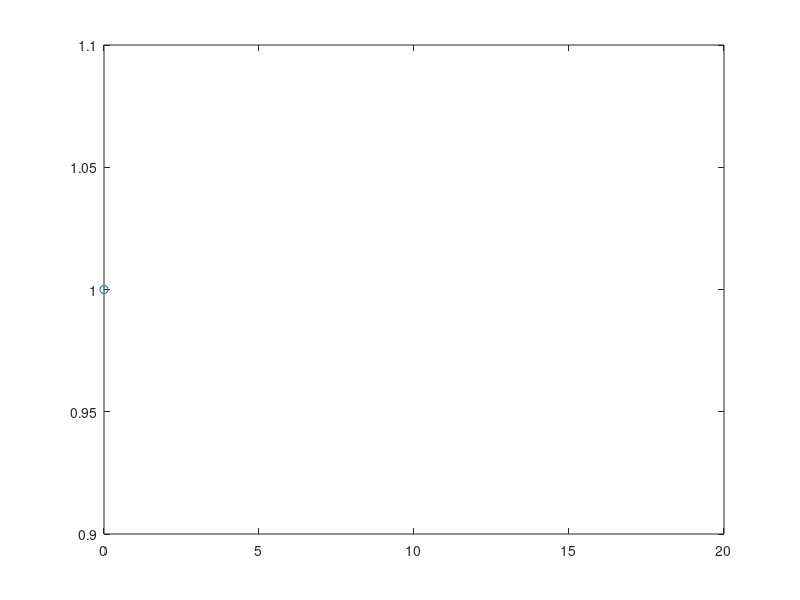

MATLAB code to generate this figure:
clear all;
clc;

N=input('number of simulations: ');
p=input('probability of succes: ');
count=0;
k=0;
for i=1:N
    count=0;
    k=0;
    while count==0
       U=rand;
       k=k+(1-(U<p));
       count=(U<p);
    end
    X(i)=k;
end
X
U_X=unique(X);
U_X
n_X= hist(X,length(U_X));% here is wrong length(U_X)
n_X
relative_freq=n_X/N;
[U_X;relative_freq]
%[1:N; X]
plot(U_X,relative_freq,'o',0:20,geopdf(0:20,p),'x')